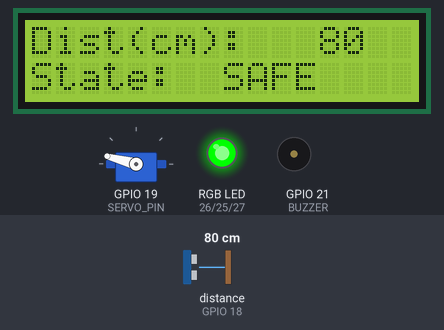
Bench run of a sketch on a simulated ESP32. On the bench: servo, 16×2 character LCD, an RGB LED mixed from three pins (HIGH = lit), buzzer (waves = sounding, pin HIGH). Wiring (inferred from the names in the program): ultrasonic range finder: trigger GPIO 5; echo GPIO 18. The inputs (shaded band) are chosen by the test bench; at power-on: distance to the obstacle (sensor on GPIO 18) 80 cm. The echo pulse lasts 58.3 µs per cm; pins used as bus, display or sensor lines are not drawn; what the sketch prints to the serial monitor is not drawn.

Above: at 1.2 s.
1.3 s: distance to the obstacle (sensor on GPIO 18) set to 33 cm
At 2.79 s:
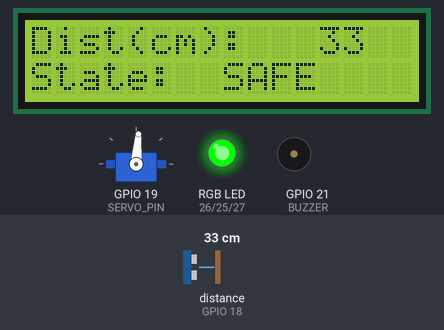
3.0 s: distance to the obstacle (sensor on GPIO 18) set to 28 cm
At 4.2 s:
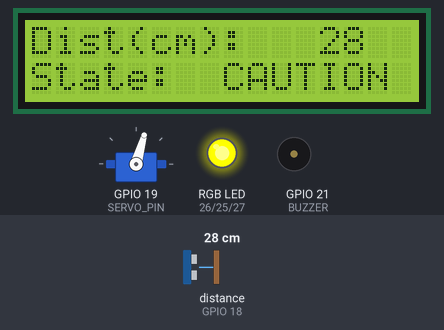
5.0 s: distance to the obstacle (sensor on GPIO 18) set to 17 cm
At 7.1 s:
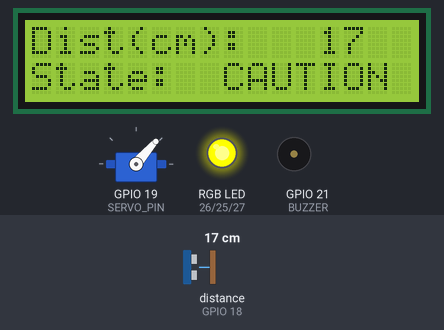
7.5 s: distance to the obstacle (sensor on GPIO 18) set to 13 cm
At 8.7 s:
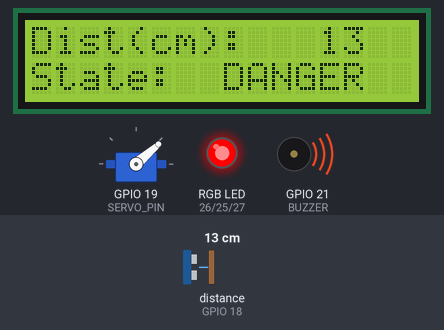
9.4 s: distance to the obstacle (sensor on GPIO 18) set to 2 cm
At 11.2 s:
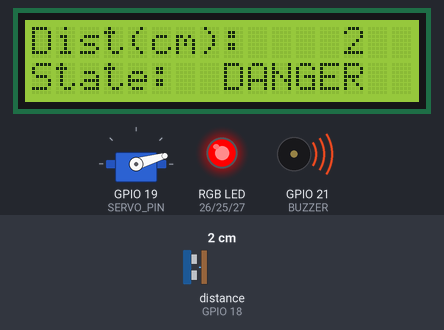
11.4 s: distance to the obstacle (sensor on GPIO 18) set to 60 cm
At 13.8 s:
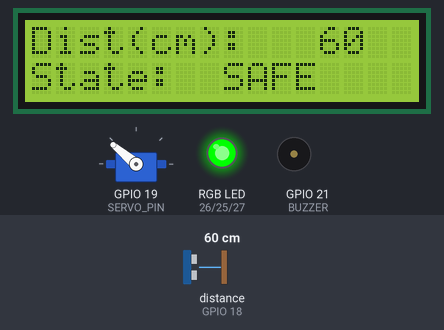
Timing chart, 0 to 14.1 s (numbered marks = the images above; inputs shaded):
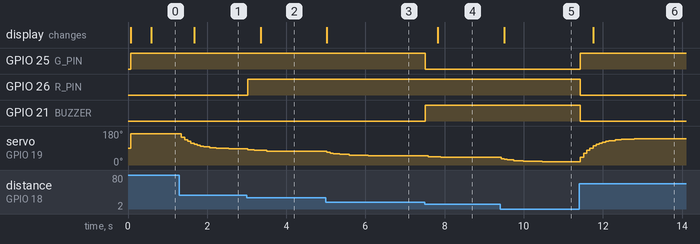

Measured:
- the behaviour switches between 31 and 30 cm on distance to the obstacle (sensor on GPIO 18) (found by bisection; images 1 and 2)
- the behaviour switches between 15 and 14 cm on distance to the obstacle (sensor on GPIO 18) (found by bisection; images 3 and 4)
- after the input at 1.3 s, servo on GPIO 19 (SERVO_PIN): moves from 165° to 85° over 1.2 s, starting after 0.05 s; the display: changes after 0.37 s (image 1)
- after the input at 3.0 s, GPIO 26 (R_PIN): LOW → HIGH at once; servo on GPIO 19 (SERVO_PIN): 85° → 81° at once, → 78° 0.16 s later, → 74° 0.32 s later; the display: changes after 0.35 s (image 2)
- after the input at 5.0 s, servo on GPIO 19 (SERVO_PIN): moves from 74° to 49° over 1.0 s, starting at once; the display: changes at once (image 3)
- after the input at 7.5 s, GPIO 25 (G_PIN): HIGH → LOW at once; GPIO 21 (BUZZER): LOW → HIGH at once; servo on GPIO 19 (SERVO_PIN): 49° → 44° after 0.09 s, → 41° 0.32 s later; the display: changes after 0.33 s (image 4)
- after the input at 9.4 s, servo on GPIO 19 (SERVO_PIN): moves from 41° to 16° over 1.0 s, starting at once; the display: changes after 0.11 s (image 5)
- after the input at 11.4 s, GPIO 25 (G_PIN): LOW → HIGH at once; GPIO 26 (R_PIN), GPIO 21 (BUZZER): HIGH → LOW at once; servo on GPIO 19 (SERVO_PIN): moves from 16° to 140° over 1.4 s, starting at once; the display: changes after 0.35 s (image 6)

The sketch:

sensorServo_taskNotifications.ino
```cpp
#include <ESP32Servo.h>
#include <math.h>
#include <LiquidCrystal.h>

//Sensor Pins
#define ECHO_PIN 18
#define TRIG_PIN 5
#define SERVO_PIN 19

//Buzzer and RGB Pins
#define BUZZER 21
#define R_PIN 26
#define G_PIN 25
#define B_PIN 27

//Exponential Smoothing
#define ALPHA .2

//LCD Screen Pins
#define E_PIN 33
#define D0_PIN 32
#define D1_PIN 35
#define D2_PIN 34
#define D3_PIN 2
#define D4_PIN 4
#define D5_PIN 22
#define D6_PIN 23
#define D7_PIN 15
#define RS_PIN 13


//Servo declarations
Servo s;
const float inMIN = 2.0f;
const float inMAX = 70.0f;
const float outMIN = 15.0f;
const float outMAX = 165.0f;
float previousAngle = 90.0f;
float targetAngle;
float filteredDistance = -2.0f;

//LCD Declarations
uint32_t lastPrintTime = 0;
LiquidCrystal lcd(RS_PIN, E_PIN, D4_PIN, D5_PIN, D6_PIN, D7_PIN);

//Task Handles
TaskHandle_t servoTaskHandle;
TaskHandle_t serialTaskHandle;
TaskHandle_t stateIndicateTaskHandle;
TaskHandle_t lcdTaskHandle;

// STATE ENUM
typedef enum STATE {SAFE, CAUTION, DANGER, IGNORE} state;

//Queue Struct
  typedef struct state_Distance {
    state system_state;
    float distance;
  } sensorPacket;

//Queue Handle
QueueHandle_t sensorData;

//RGB
const int R_CH = 0, G_CH = 1, B_CH = 2;

//Utility Functions
void ledOff(){
  digitalWrite(R_PIN, LOW);
  digitalWrite(B_PIN, LOW);
  digitalWrite(G_PIN, LOW);
}

float clamp(const float inMIN, const float inMAX, const float distance){
  if(distance > inMAX) return inMAX;
  if(distance < inMIN) return inMIN;
  return distance;
}
float servoMap(const float inMIN, const float inMAX, const float outMIN, const float outMAX, const float distance){
  return (((distance - inMIN) / (inMAX - inMIN)) * (outMAX - outMIN) + outMIN);
}

//Task Functions
void sensorTask(void *pvParameters) {
  TickType_t xLastWakeTime = pdMS_TO_TICKS(0);

  while(1){
    const TickType_t xFrequency = pdMS_TO_TICKS(80);
    xLastWakeTime = xTaskGetTickCount();

    digitalWrite(TRIG_PIN, LOW);
    delayMicroseconds(2);
    digitalWrite(TRIG_PIN, HIGH);
    delayMicroseconds(10);
    digitalWrite(TRIG_PIN, LOW);

    sensorPacket queueData;
    queueData.distance = (pulseIn(ECHO_PIN, HIGH, 30000) /29.155) / 2;

    if(queueData.distance == 0){
      queueData.system_state = IGNORE;
    } else if(queueData.distance < 15 && queueData.distance > 0){
      queueData.system_state = DANGER;
    } else if(queueData.distance < 30){
      queueData.system_state = CAUTION;
    } else {
      queueData.system_state = SAFE;
    }
    xQueueOverwrite(sensorData, &queueData);

    // Notifications
    xTaskNotifyGive(servoTaskHandle);
    xTaskNotifyGive(serialTaskHandle);
    xTaskNotifyGive(stateIndicateTaskHandle);
    xTaskNotifyGive(lcdTaskHandle);


    vTaskDelayUntil(&xLastWakeTime, xFrequency);
  }
}

void serialTask(void *pvParameters){

  while(1){
    ulTaskNotifyTake(pdTRUE, portMAX_DELAY);
    sensorPacket serialData;
    if(xQueuePeek(sensorData, &serialData, pdMS_TO_TICKS(100)) == pdTRUE){


      Serial.print("Distance: ");
      Serial.println(serialData.distance);
     switch(serialData.system_state){
        case SAFE:
          Serial.println("System state: SAFE");
          break;
        case CAUTION:
         Serial.println("System state: CAUTION");
         break;
       case DANGER:
         Serial.println("System state: DANGER");
         break;
        case IGNORE:
          Serial.println("NO READING");
          break;
      }
    }

  }
}

void stateIndicateTask(void *pvParameters){
  sensorPacket stateIndicateData;


  while(1) {
    ulTaskNotifyTake(pdTRUE, portMAX_DELAY);
    if(xQueuePeek(sensorData, &stateIndicateData, pdMS_TO_TICKS(100)) == pdTRUE){
      if(stateIndicateData.system_state == SAFE){
        ledOff();
        digitalWrite(G_PIN, HIGH);
        digitalWrite(BUZZER, LOW);
      } else if(stateIndicateData.system_state == CAUTION){
        ledOff();
        digitalWrite(R_PIN, HIGH);
        digitalWrite(G_PIN, HIGH);
        digitalWrite(BUZZER, LOW);
      } else if(stateIndicateData.system_state == DANGER){
        ledOff();
        digitalWrite(R_PIN, HIGH);
        digitalWrite(BUZZER, HIGH);
      } else if(stateIndicateData.system_state == IGNORE){
        ledOff();
        digitalWrite(G_PIN, HIGH);
        digitalWrite(BUZZER, LOW);
      }
    }

  }
}

void servoTask(void * pvParameters){

  while(1){
    sensorPacket servoPacket;

    if(xQueuePeek(sensorData, &servoPacket, pdMS_TO_TICKS(100)) == pdTRUE){
      if(servoPacket.system_state == IGNORE){ //If pulseIn returns 0, do nothing
        ulTaskNotifyTake(pdTRUE, portMAX_DELAY);
        continue;
      }

      servoPacket.distance = clamp(inMIN, inMAX, servoPacket.distance);

      if(filteredDistance == -2) {
        filteredDistance = servoPacket.distance;
      } else {
        filteredDistance = filteredDistance + ALPHA * (servoPacket.distance - filteredDistance);
      }

      targetAngle = servoMap(inMIN, inMAX, outMIN, outMAX, filteredDistance);

      if(fabs(targetAngle - previousAngle) > 3.0f){
        s.write((int)targetAngle);
        previousAngle = targetAngle;
      }

      ulTaskNotifyTake(pdTRUE, portMAX_DELAY);
    }
  }
}

void lcdTask(void * pvParameters){
  sensorPacket lcdPacket;
  lcd.setCursor(0,0);
  lcd.print("Dist(cm): ");
  lcd.setCursor(0,1);
  lcd.print("State: ");

  while(1){
    ulTaskNotifyTake(pdTRUE, portMAX_DELAY);
    if(xQueuePeek(sensorData, &lcdPacket, pdMS_TO_TICKS(100)) == pdTRUE){

      if((millis() - lastPrintTime) >= 500){

        lcd.setCursor(11, 0);

        if(lcdPacket.distance < 10){
          lcd.print("  ");
          lcd.print(lcdPacket.distance, 0);
        }else if(lcdPacket.distance < 100){
            lcd.print(" ");
            lcd.print(lcdPacket.distance, 0);
        } else{
            lcd.print(lcdPacket.distance, 0);
          }

        lcd.setCursor(8, 1);
        if(lcdPacket.system_state == SAFE){
          lcd.print("SAFE   ");
        } else if(lcdPacket.system_state == CAUTION){
          lcd.print("CAUTION");
        } else if(lcdPacket.system_state == DANGER){
          lcd.print("DANGER ");
        } else if(lcdPacket.system_state == IGNORE){
          lcd.print("IGNORE ");
        }
          lastPrintTime = millis();

        }
      }
    }
  }


void setup() {
  Serial.begin(115200);
  //Pin setups
  pinMode(TRIG_PIN, OUTPUT);
  pinMode(ECHO_PIN, INPUT);
  pinMode(R_PIN, OUTPUT);
  pinMode(G_PIN, OUTPUT);
  pinMode(B_PIN, OUTPUT);
  pinMode(BUZZER, OUTPUT);

  //Servo Setup
  s.attach(SERVO_PIN, 500, 2500);
  s.setPeriodHertz(50);
  s.write(90);

  //LCD Setup
  lcd.begin(16,2);

  //Queue Create
  sensorData = xQueueCreate(1, sizeof(sensorPacket));
  if(sensorData == NULL){
    Serial.println("SENSOR QUEUE IS NULL");
    delay(200000);
  }


  //Task Creation
  xTaskCreate(sensorTask, "Sensor", 4800, NULL, 1, NULL);
  xTaskCreate(servoTask, "Servo", 4800, NULL, 2, &servoTaskHandle);
  xTaskCreate(stateIndicateTask, "stateIndicate", 2400, NULL, 2, &stateIndicateTaskHandle);
  xTaskCreate(serialTask, "Serial", 2400, NULL, 1, &serialTaskHandle);
  xTaskCreate(lcdTask, "LCD", 2400, NULL, 1, &lcdTaskHandle);
}

void loop() {
  // put your main code here, to run repeatedly:

}
```
